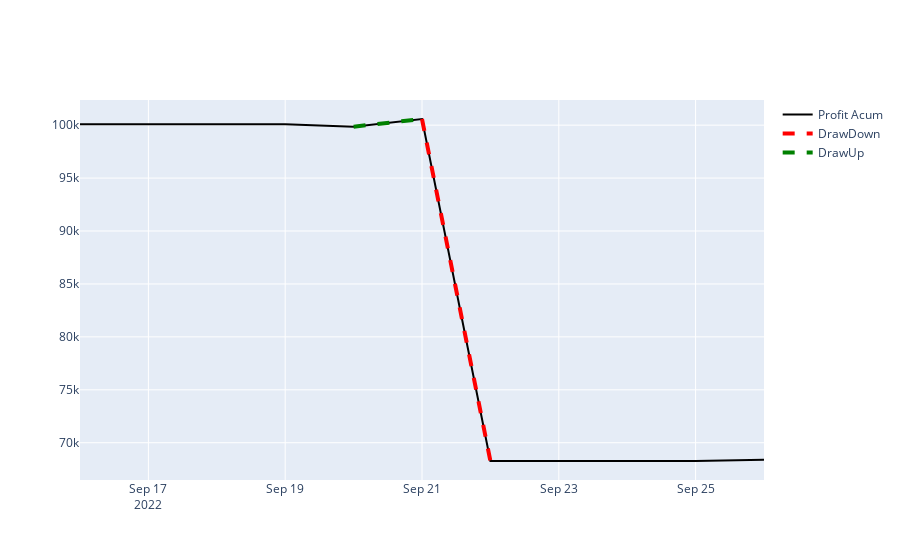

The notebook cell saved with this chart:
### Code cell
vs.grafica_2(dta.mta)

### Figure 1 — Plotly figure (JSON) as saved in the notebook; plotly's stock layout.template omitted (floating-point values rounded to 4 significant figures)
{"data": [{"line": {"color": "black"}, "mode": "lines", "name": "Profit Acum", "type": "scatter", "x": ["2022-09-16T00:00:00", "2022-09-18T00:00:00", "2022-09-19T00:00:00", "2022-09-20T00:00:00", "2022-09-21T00:00:00", "2022-09-22T00:00:00", "2022-09-23T00:00:00", "2022-09-25T00:00:00", "2022-09-26T00:00:00"], "y": [100100.0, 100100.0, 100100.0, 99860.0, 100600.0, 68270.0, 68270.0, 68270.0, 68390.0]}, {"line": {"color": "red", "dash": "dash", "width": 4}, "mode": "lines", "name": "DrawDown", "type": "scatter", "x": ["2022-09-21", "2022-09-22"], "y": [100581, 68273]}, {"line": {"color": "green", "dash": "dash", "width": 4}, "mode": "lines", "name": "DrawUp", "type": "scatter", "x": ["2022-09-20", "2022-09-21"], "y": [99857, 100581]}], "layout": {}}
